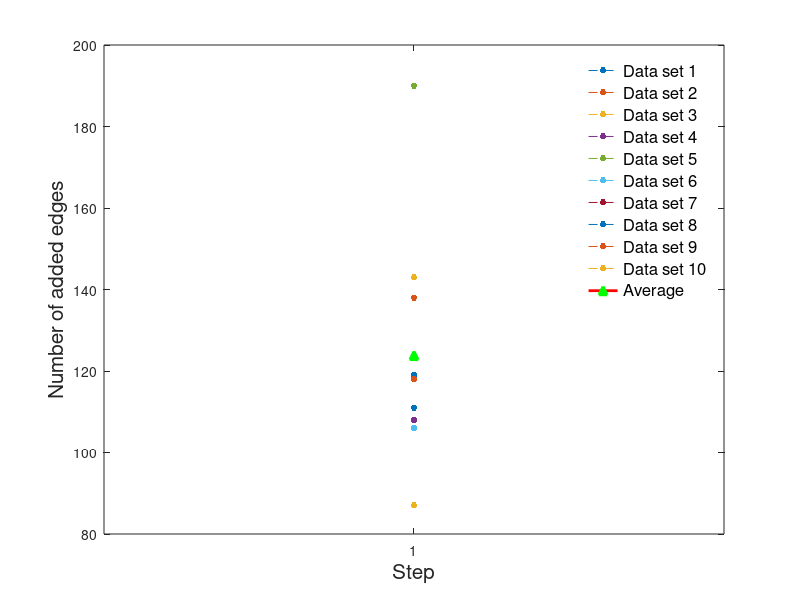

Recreate this plot in MATLAB. (Note: this script raises an error after producing the figure.)
function [f_newEdgeCntRecord] = plotNewEdgeCntRecord()
    load newEdgeCntRecord.mat newEdgeCntRecord
    % load totUsedPileCntRecord.mat totUsedPileCntRecord
    n_step = size(newEdgeCntRecord, 2);
    for step = 1 : n_step
        f_newEdgeCntRecord = figure("Name", "newEdgeCntRecord");
        plot(1 : step, newEdgeCntRecord(:, 1 : step), 'LineWidth', 0.5, 'LineStyle', '--', 'Marker', '.', 'MarkerSize', 15);
        
        hold on
        meanNewEdgeCntRecord = mean(newEdgeCntRecord, 1);
        strategy = {"Initial", "Specify order", "Restrain detour", "Recycle edge", "Iteration", "Iteration-plus"};
        target = plot(1 : step, meanNewEdgeCntRecord(1 : step), ...
            'LineWidth', 2, 'Color', 'red', 'Marker', '^', ...
            'MarkerSize', 6, 'MarkerFaceColor', 'g', ...
            'MarkerEdgeColor', 'g');
        legend("Data set 1", "Data set 2", "Data set 3", "Data set 4", "Data set 5", ...
            "Data set 6", "Data set 7", "Data set 8", "Data set 9", "Data set 10", 'Average', 'box', 'off', ...
            "FontSize", 12)
        xticks(1 : step);
        xlabel("Step", "FontSize", 15)
        ylabel("Number of added edges", "FontSize", 15)
        % 设置坐标轴标签的字体大小
        ax = gca;
        ax.XAxis.FontSize = 12;
        ax.YAxis.FontSize = 12;
        ax.XLabel.FontSize = 15;
        ax.YLabel.FontSize = 15;

        % 启用数据提示工具
        dcm = datacursormode(gcf);
        set(dcm, 'Enable', 'on');
        
        % 对每个数据点手动创建DataTip
        for i = 1 : step
            % 创建DataTip
            if i == step
                datatip(target,'DataIndex', i, 'Location','southwest', 'FontSize', 11);
            else
                datatip(target,'DataIndex', i, 'FontSize', 11);
            end
            target.DataTipTemplate.DataTipRows(1).Label = "Strategy: "; 
            target.DataTipTemplate.DataTipRows(1).Value = strategy; 
            target.DataTipTemplate.DataTipRows(2).Label = "Added edges: "; 
        end
        
        set(gcf, 'Position', [0, 0, 1250, 800]);
        exportgraphics(f_newEdgeCntRecord, "figure/f_newEdgeCntRecord" + num2str(step) + ".png", 'Resolution', 600);
        hold off

    end
end